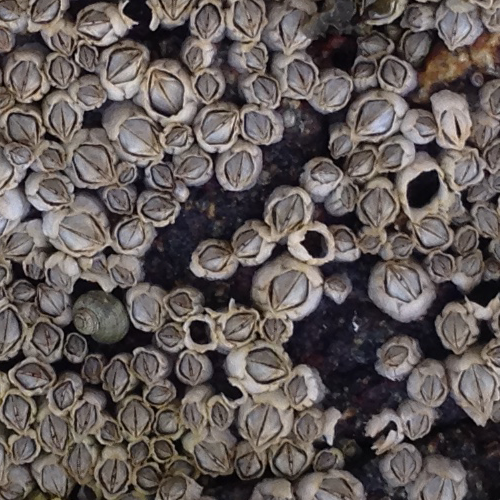
#> input picture data/unseen_img2.png, 500 x 500 px; its folder holds only this picture in this run
$ python -i core.py   (imports and definitions only)
#> lines starting #> are read from the running program, lines starting #| are printed output that depends on the picture
"""Geometry, reference-label extraction, fixed convolutions, and object detection.

The detector NEVER reads annotation masks. Only load_reference() does, for
supervision/evaluation. Coordinates below refer to the rectified image.
"""
from dataclasses import dataclass
from pathlib import Path
import cv2
import numpy as np
from PIL import Image
from scipy import ndimage as ndi
from scipy.optimize import linear_sum_assignment
from scipy.spatial import cKDTree


@dataclass(frozen=True)
class Config:
    size: int = 1024
    radii: tuple = (3., 4., 5.5, 7.5, 10., 13., 17.)
    proposal_floor: float = 0.12
    proposal_spacing: float = 3.
    seed: int = 42


def read_rgb(path):
    return np.asarray(Image.open(path).convert('RGB'))


# [45 lines left out: functions rectify, load_reference, not called in this run]


def normalized_gray(rgb):
    """Local contrast normalization on log luminance; not a height estimate.

    Finite filter support is <=48 pixels (sigma=12, truncate=4).
    It attenuates smooth illumination changes but cannot restore clipped detail.
    """
    g = cv2.cvtColor(rgb, cv2.COLOR_RGB2GRAY).astype(np.float32)/255
    g = np.log(g + 0.04)
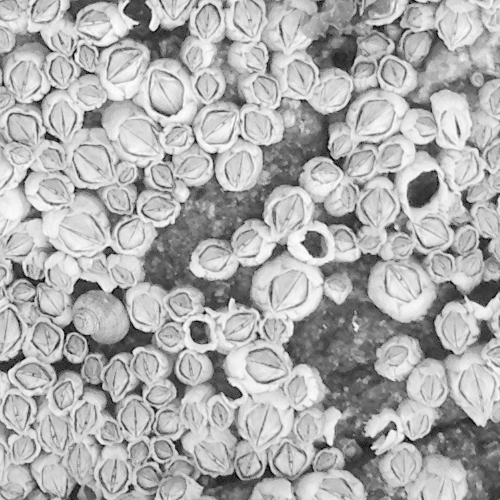
#> g: shape (500, 500) float32; min -3.22, max -0.0894, mean -1.08; drawn with min black and max white
    mean = ndi.gaussian_filter(g, 12, truncate=4)
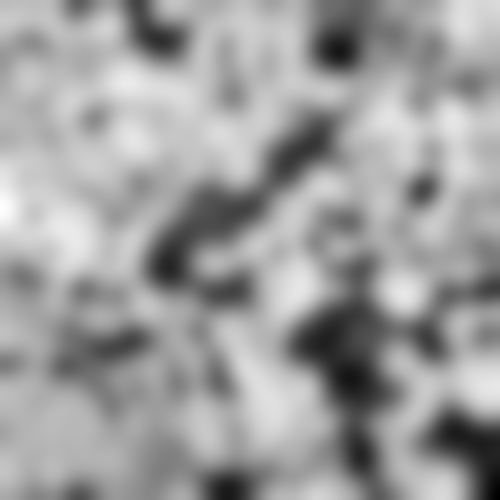
#> mean: shape (500, 500) float32; min -2.18, max -0.405, mean -1.08; drawn with min black and max white
    residual = g - mean
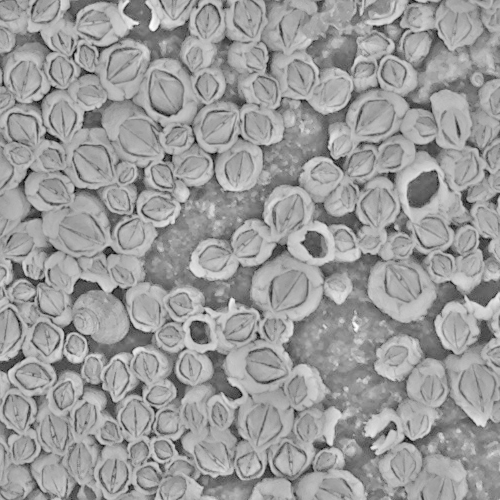
#> residual: shape (500, 500) float32; min -2.38, max 1.51, mean 1.37e-10; drawn with min black and max white
    rms = np.sqrt(ndi.gaussian_filter(residual**2, 12, truncate=4) + .025**2)
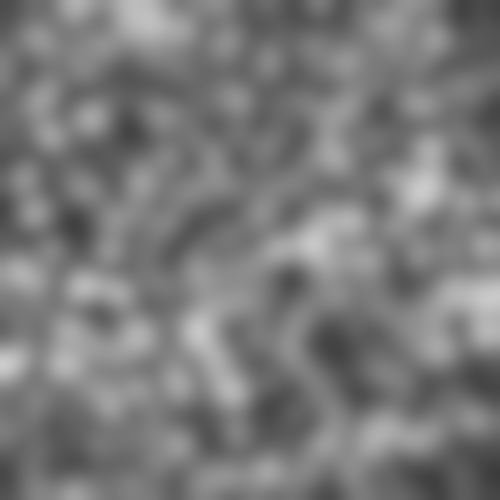
#> rms: shape (500, 500) float32; min 0.234, max 0.804, mean 0.482
    return np.clip(residual / rms, -4, 4).astype(np.float32)
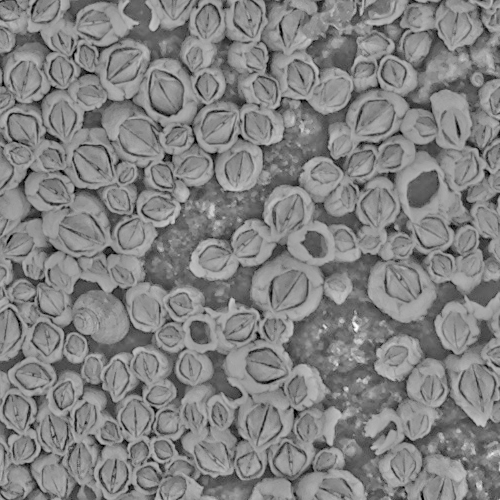
#> returned value: shape (500, 500) float32; min -4, max 3.85, mean 0.0248; drawn with min black and max white


def ring_kernel(radius):
    """Positive annulus minus negative disk. Zero sum rejects uniform offsets."""
    n = int(np.ceil(radius*1.5))
    y, x = np.mgrid[-n:n+1, -n:n+1]
    d = np.hypot(x, y)
    ring = ((d >= .8*radius) & (d <= 1.35*radius)).astype(np.float32)
    disk = (d < .65*radius).astype(np.float32)
    return ring/ring.sum() - disk/disk.sum()


def suppress(points, scores, distance=3., radii=None):
    """Greedy score-ordered nonmaximum suppression with spatial bins."""
    if len(points) == 0:
        return np.array([], dtype=int)
    cell = max(distance, 2.)
    bins = {}; keep = []
    for i in np.argsort(-scores, kind='stable'):
        x, y = points[i]
        key = (int(x//cell), int(y//cell))
        reach = int(np.ceil(max(distance, 1.2*(radii[i] if radii is not None else 0))/cell))
        reject = False
        for dx in range(-reach, reach+1):
            for dy in range(-reach, reach+1):
                for j in bins.get((key[0]+dx, key[1]+dy), []):
                    limit = distance if radii is None else max(distance, .7*min(radii[i], radii[j]))
                    if np.sum((points[i]-points[j])**2) < limit**2:
                        reject = True; break
                if reject: break
            if reject: break
        if not reject:
            keep.append(i); bins.setdefault(key, []).append(i)
    return np.array(keep, dtype=int)


def propose(rgb, config=Config()):
    """High-recall proposal stage: dark-center/bright-rim convolutions.

    This deliberately admits rock pits and empty shells. The classifier and
    human audit have to deal with them. The output is x,y,radius,ring_response.
    """
    g = normalized_gray(rgb)
    rows = []
    for r in config.radii:
        response = cv2.filter2D(g, -1, ring_kernel(r), borderType=cv2.BORDER_REFLECT101)
        peak = response == ndi.maximum_filter(response, size=5)
        yy, xx = np.where(peak & (response > config.proposal_floor))
        rows.append(np.column_stack((xx, yy, np.full(len(xx), r), response[yy, xx])))
#> this loop made 7 passes
#> pass 1, in propose, `peak = response == ndi.maximum_filter(response, size=5)`:
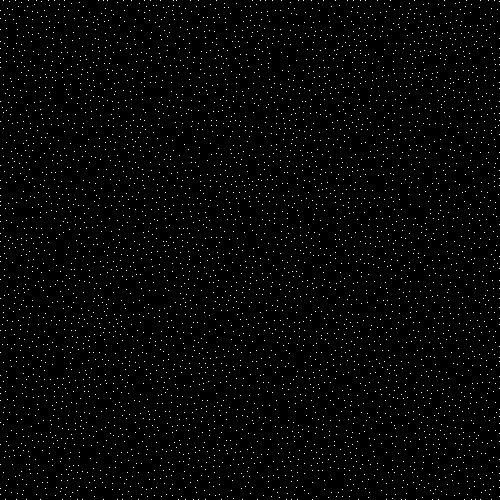
#> peak: shape (500, 500) bool; 1.9% white in thin lines or dots
#> after the loop:
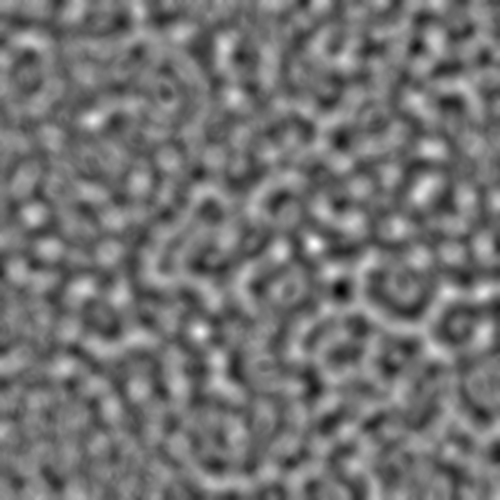
#> response: shape (500, 500) float32; min -1.65, max 1.99, mean 3.35e-05; drawn with min black and max white
#> after the loop, rows = 7 items
    all_points = np.concatenate(rows).astype(np.float32)
    ids = suppress(all_points[:, :2], all_points[:, 3], config.proposal_spacing)
#> the loop in suppress, `for i in np.argsort(-scores, kind='stable'):` made 11475 passes
#> (i, x, y, key) on passes 1 to 3: (1119, 239, 136, (79, 45)), (4974, 487, 173, (162, 57)), (4957, 29, 170, (9, 56))
#> after the loop in suppress, `for i in np.argsort(-scores, kind='stable'):`: bins = 5706 items; keep = 5706 values, max 11474 at index 1993, min 0 at index 660, mean 4724.3
#> ids has the same summary as keep in suppress
    return all_points[ids], g


def sample(array, x, y):
    return ndi.map_coordinates(array, [np.asarray(y).ravel(), np.asarray(x).ravel()],
                               order=1, mode='reflect').reshape(np.asarray(x).shape)


# [139 lines left out: functions features, gradient_patches, rotate_gradient_descriptor, reference_targets, match_objects, metrics and 1 more, not called in this run]

>>> import cv2
>>> picture = cv2.cvtColor(cv2.imread('../../../../data/unseen_img2.png'), cv2.COLOR_BGR2RGB)
>>> result = propose(picture)
